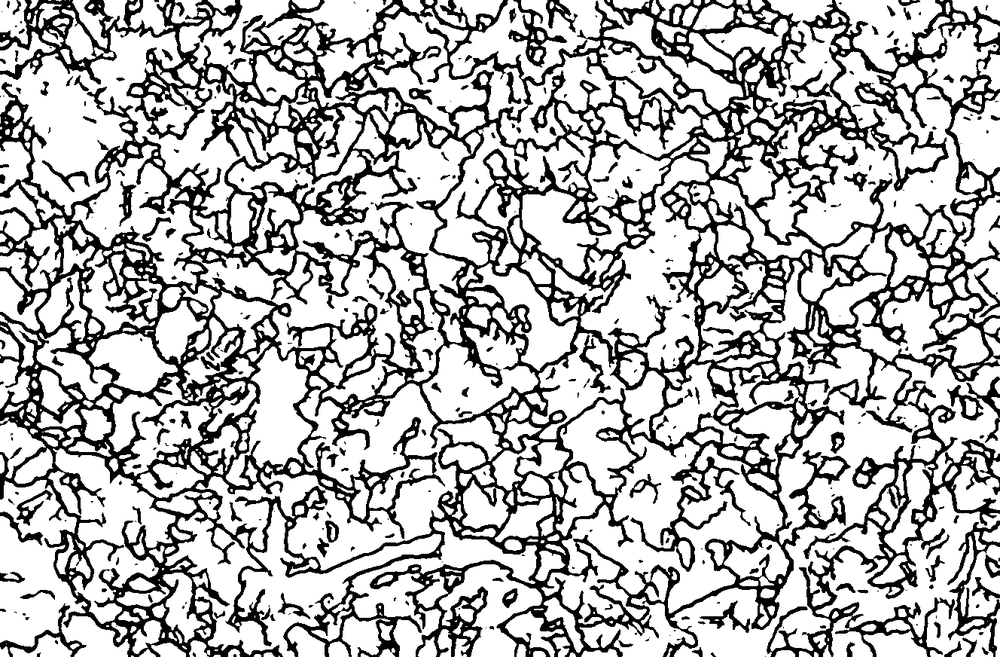
#> input picture Data/clemex_full_predictions/10.png, 1000 x 657 px, shrunk from 1328 x 872 before the run
$ python -i crop_images_gt.py   (imports and definitions only)
#> lines starting #> are read from the running program, lines starting #| are printed output that depends on the picture; after the words box and inside, x2 and y2 are one past the last pixel; in counts of white or black regions, pixels touching at a corner belong together
import os
import cv2
from collections import defaultdict
from PIL import Image
import numpy as np
from cv_algorithms import guo_hall

def create_directory(path):
    if not os.path.exists(path):
        os.makedirs(path, exist_ok=True)

# [54 lines left out: functions map_images_by_index, crop_and_save_images, unify_crops, process_images, not called in this run]


def apply_guo_hall_thinning(image):
    image = np.array(image)
    _, binary_image = cv2.threshold(image, 128, 255, cv2.THRESH_BINARY)
    binary_image = cv2.bitwise_not(binary_image)
    thinned_image = guo_hall(binary_image, inplace=False)
    thinned_image = cv2.bitwise_not(thinned_image)
    return thinned_image

# [62 lines left out: functions convert_to_color, process_img, main, not called in this run]

# [2 lines not run here, left out]

>>> import cv2
>>> picture = cv2.imread('Data/clemex_full_predictions/10.png')
#> picture is the input picture: shape (657, 1000, 3); min 0, max 255, mean 180.7
>>> result = apply_guo_hall_thinning(picture)
#> in apply_guo_hall_thinning, `_, binary_image = cv2.threshold(image, 128, 255, cv2.THRESH_BINARY)`:
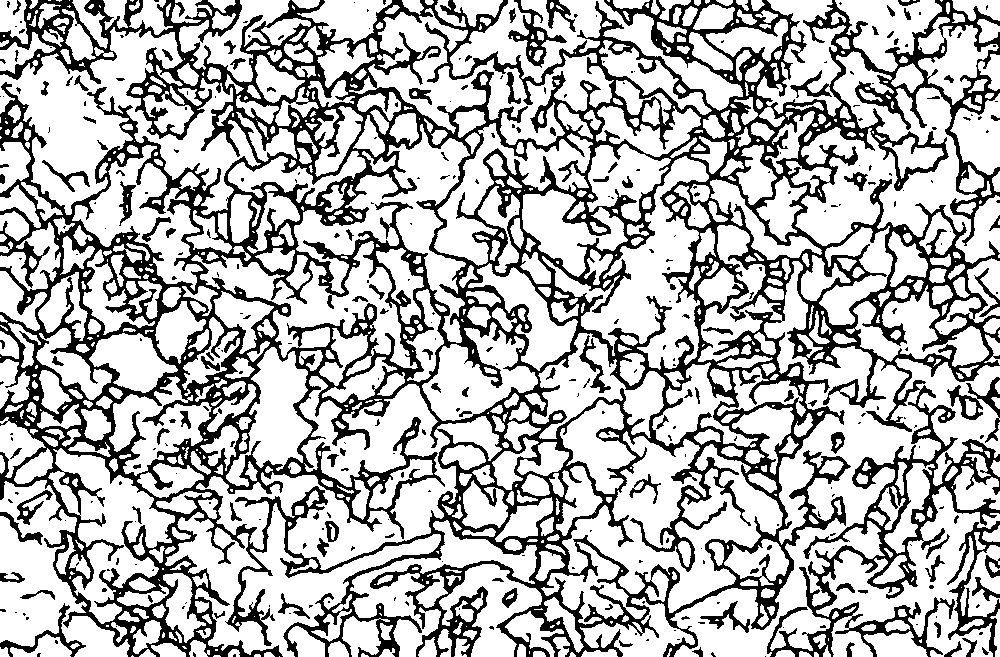
#> binary_image: shape (657, 1000, 3); 70.8% white; 355 black regions (244 under 20 px), largest, box (x1, y1, x2, y2) and area: (0, 0, 1000, 657) 176966, (947, 521, 1000, 657) 1638, (508, 0, 567, 68) 929
#> (the run stopped early here; a loop or call above may not have finished)

$ run again, on Data/clemex_full_predictions/13.png
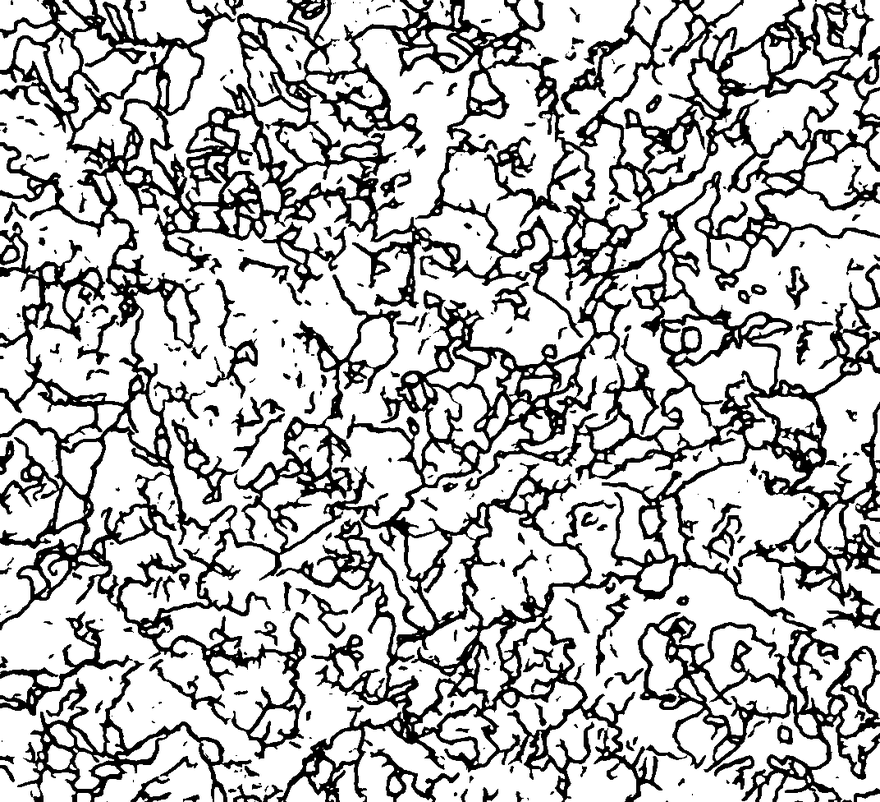
#> input picture Data/clemex_full_predictions/13.png, 880 x 802 px, shrunk from 1072 x 976 before the run
#> picture is the input picture: shape (802, 880, 3); min 0, max 255, mean 186.7
#> in apply_guo_hall_thinning, `_, binary_image = cv2.threshold(image, 128, 255, cv2.THRESH_BINARY)`:
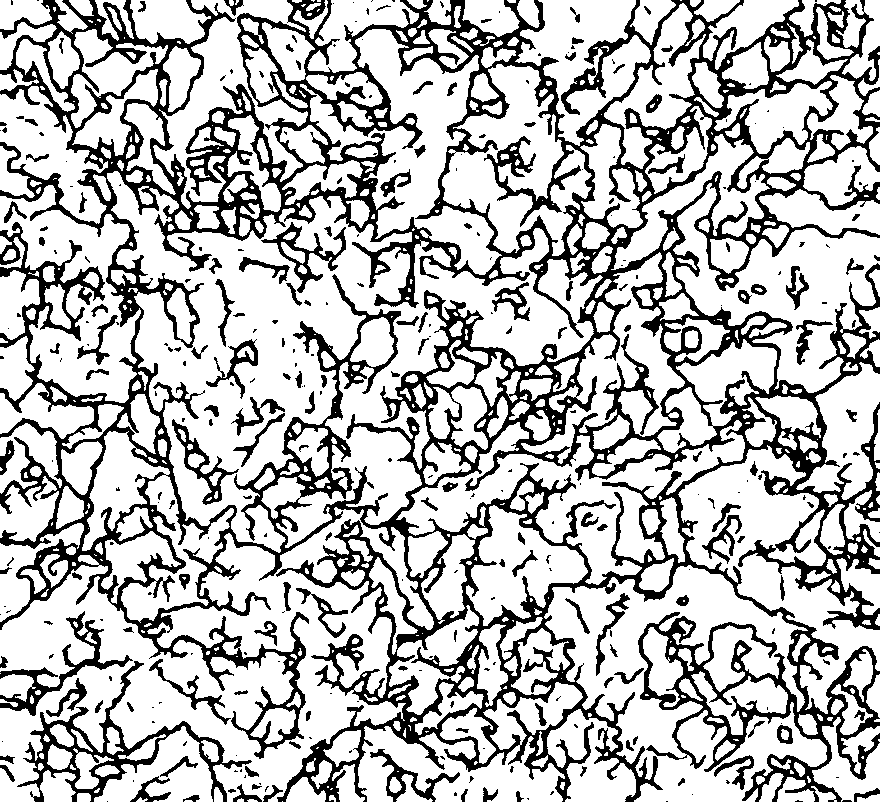
#> binary_image: shape (802, 880, 3); 73.1% white; 324 black regions (177 under 20 px), largest, box (x1, y1, x2, y2) and area: (0, 0, 880, 802) 162701, (17, 661, 252, 802) 4671, (0, 611, 133, 716) 2118

$ run again, on Data/clemex_full_predictions/17.png
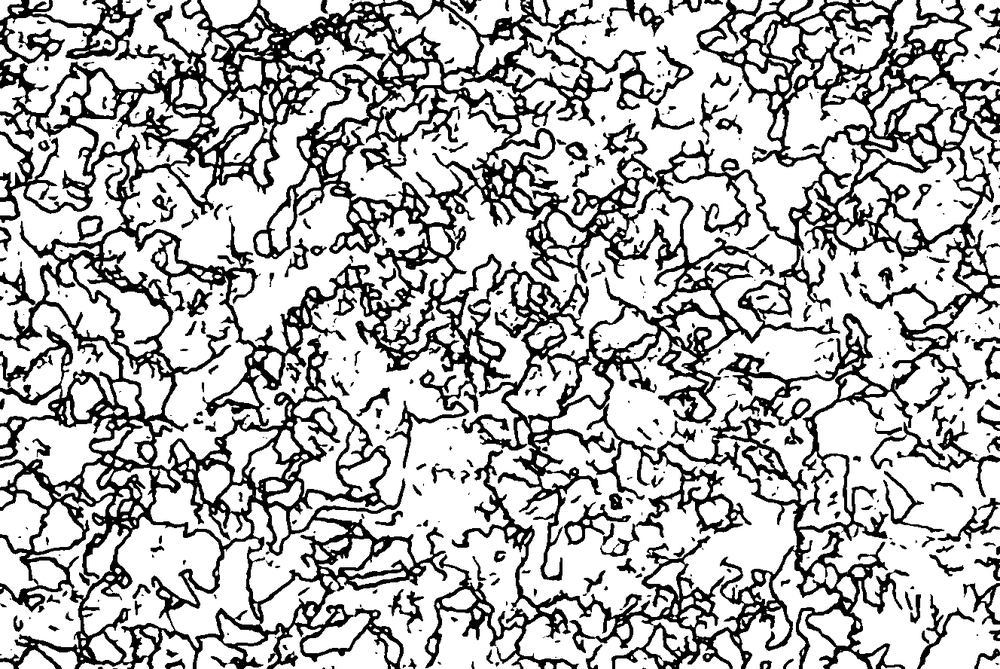
#> input picture Data/clemex_full_predictions/17.png, 1000 x 669 px, shrunk from 1328 x 888 before the run
#> picture is the input picture: shape (669, 1000, 3); min 0, max 255, mean 182.9
#> in apply_guo_hall_thinning, `_, binary_image = cv2.threshold(image, 128, 255, cv2.THRESH_BINARY)`:
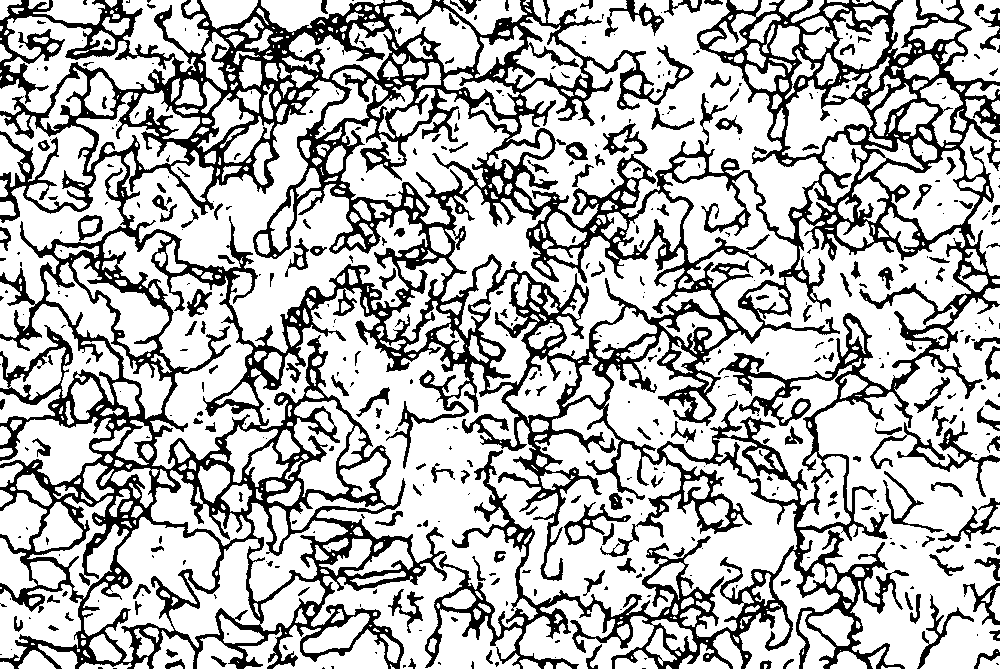
#> binary_image: shape (669, 1000, 3); 71.7% white; 462 black regions (279 under 20 px), largest, box (x1, y1, x2, y2) and area: (0, 0, 1000, 669) 168802, (870, 421, 1000, 497) 1493, (564, 502, 631, 545) 623

$ run again, on Data/clemex_full_predictions/22.png
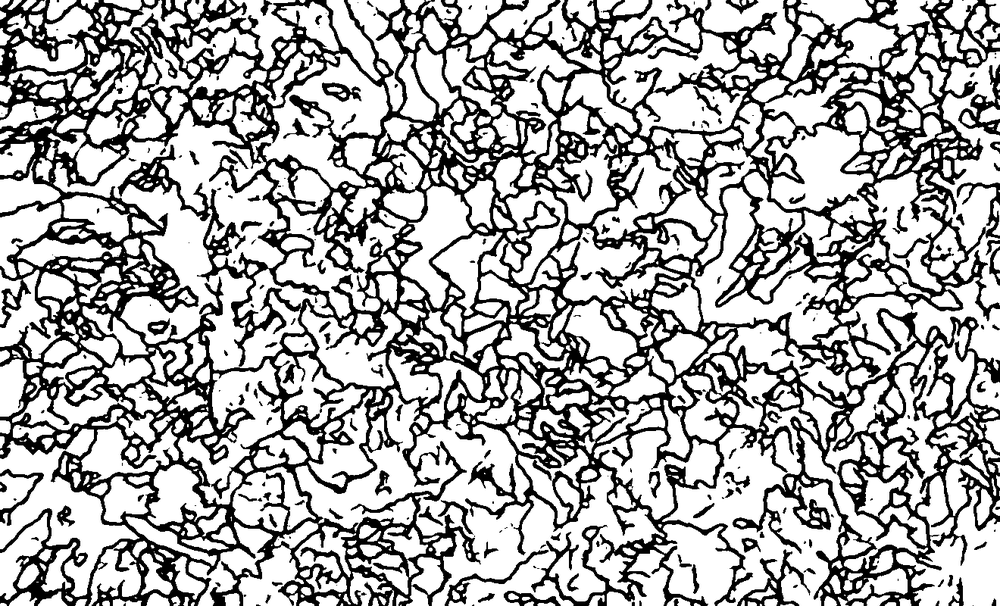
#> input picture Data/clemex_full_predictions/22.png, 1000 x 606 px, shrunk from 1320 x 800 before the run
#> picture is the input picture: shape (606, 1000, 3); min 0, max 255, mean 173.2
#> in apply_guo_hall_thinning, `_, binary_image = cv2.threshold(image, 128, 255, cv2.THRESH_BINARY)`:
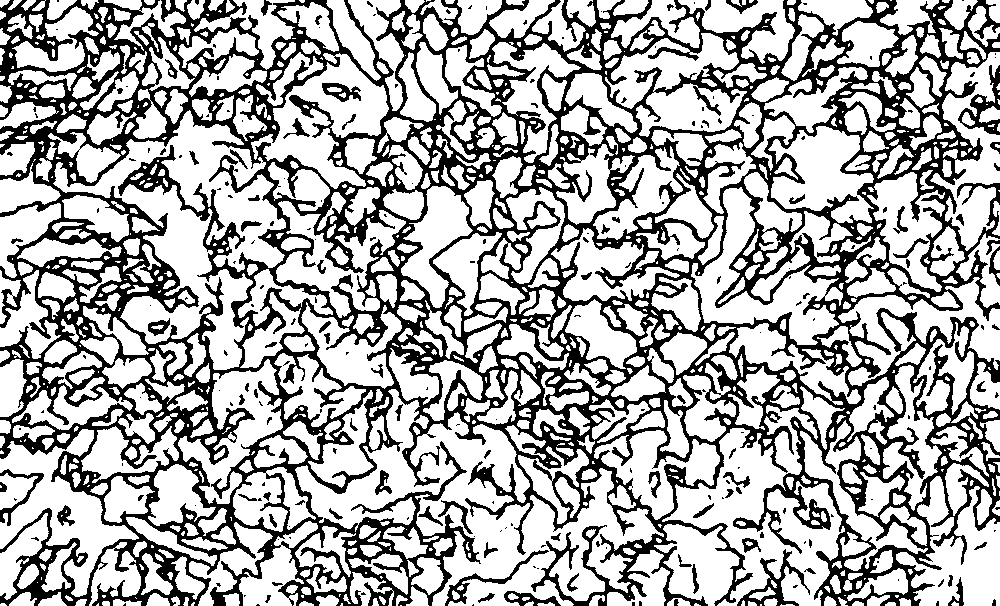
#> binary_image: shape (606, 1000, 3); 67.8% white; 241 black regions (154 under 20 px), largest, box (x1, y1, x2, y2) and area: (0, 0, 1000, 606) 184888, (737, 549, 810, 606) 961, (958, 65, 1000, 135) 896
